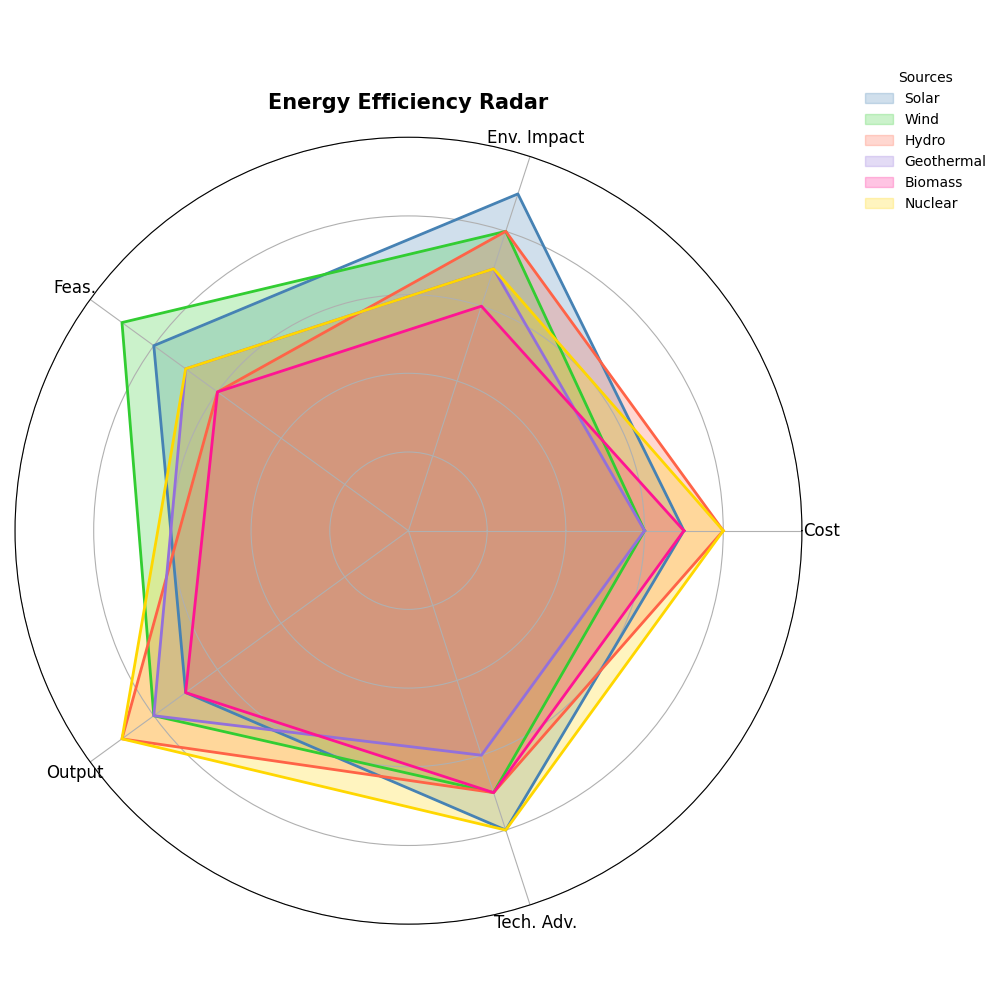

Write the Python code that produced this figure.
import matplotlib.pyplot as plt
import numpy as np

categories = ['Cost', 'Env. Impact', 'Feas.', 'Output', 'Tech. Adv.']

solar_data = [7, 9, 8, 7, 8]
wind_data = [6, 8, 9, 8, 7]
hydro_data = [8, 8, 6, 9, 7]
geothermal_data = [6, 7, 7, 8, 6]
biomass_data = [7, 6, 6, 7, 7]
nuclear_data = [8, 7, 7, 9, 8]

labels = np.array(categories)

data_entries = {
    'Solar': np.array(solar_data + [solar_data[0]]),
    'Wind': np.array(wind_data + [wind_data[0]]),
    'Hydro': np.array(hydro_data + [hydro_data[0]]),
    'Geothermal': np.array(geothermal_data + [geothermal_data[0]]),
    'Biomass': np.array(biomass_data + [biomass_data[0]]),
    'Nuclear': np.array(nuclear_data + [nuclear_data[0]])
}

angles = np.linspace(0, 2 * np.pi, len(categories), endpoint=False).tolist()
angles += angles[:1]

# Manually shuffled colors
colors = ['#4682B4', '#32CD32', '#FF6347', '#9370DB', '#FF1493', '#FFD700']

fig, ax = plt.subplots(figsize=(10, 10), subplot_kw=dict(polar=True))

for (name, data), color in zip(data_entries.items(), colors):
    ax.fill(angles, data, color=color, alpha=0.25, label=name)
    ax.plot(angles, data, color=color, linewidth=2)

ax.set_xticks(angles[:-1])
ax.set_xticklabels(labels, fontsize=12)
ax.set_yticklabels([])
ax.set_ylim(0, 10)
ax.set_title('Energy Efficiency Radar', size=15, weight='bold', pad=20)

ax.legend(loc='upper right', bbox_to_anchor=(1.25, 1.1), title="Sources", frameon=False)

plt.tight_layout()
plt.show()
